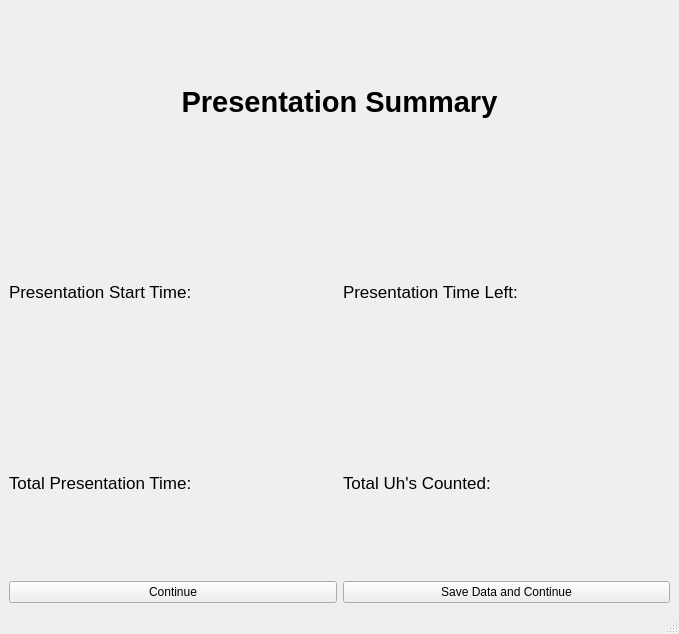
<?xml version="1.0" encoding="UTF-8"?>
<ui version="4.0">
 <class>MainWindow</class>
 <widget class="QMainWindow" name="MainWindow">
  <property name="geometry">
   <rect>
    <x>0</x>
    <y>0</y>
    <width>679</width>
    <height>634</height>
   </rect>
  </property>
  <property name="windowTitle">
   <string>MainWindow</string>
  </property>
  <widget class="QWidget" name="centralwidget">
   <layout class="QVBoxLayout" name="verticalLayout">
    <item>
     <layout class="QGridLayout" name="gridLayout">
      <item row="2" column="0">
       <widget class="QLabel" name="TotalPresentationTimeLabel">
        <property name="font">
         <font>
          <pointsize>13</pointsize>
         </font>
        </property>
        <property name="text">
         <string>Total Presentation Time:</string>
        </property>
       </widget>
      </item>
      <item row="3" column="0">
       <widget class="QPushButton" name="ContinueButton">
        <property name="text">
         <string>Continue</string>
        </property>
       </widget>
      </item>
      <item row="2" column="1">
       <widget class="QLabel" name="TotalUhCounterLabel">
        <property name="font">
         <font>
          <pointsize>13</pointsize>
         </font>
        </property>
        <property name="text">
         <string>Total Uh's Counted:</string>
        </property>
       </widget>
      </item>
      <item row="3" column="1">
       <widget class="QPushButton" name="SaveDataButton">
        <property name="text">
         <string>Save Data and Continue</string>
        </property>
       </widget>
      </item>
      <item row="1" column="0">
       <widget class="QLabel" name="PresentationStartTimeLabel">
        <property name="font">
         <font>
          <pointsize>13</pointsize>
         </font>
        </property>
        <property name="text">
         <string>Presentation Start Time:</string>
        </property>
       </widget>
      </item>
      <item row="1" column="1">
       <widget class="QLabel" name="PresentationTimeLeftLabel">
        <property name="font">
         <font>
          <pointsize>13</pointsize>
         </font>
        </property>
        <property name="text">
         <string>Presentation Time Left:</string>
        </property>
       </widget>
      </item>
      <item row="0" column="0" colspan="2">
       <widget class="QLabel" name="PresentationSummaryLabel">
        <property name="font">
         <font>
          <pointsize>22</pointsize>
          <weight>75</weight>
          <bold>true</bold>
         </font>
        </property>
        <property name="text">
         <string>Presentation Summary</string>
        </property>
        <property name="alignment">
         <set>Qt::AlignCenter</set>
        </property>
       </widget>
      </item>
     </layout>
    </item>
   </layout>
  </widget>
  <widget class="QMenuBar" name="menubar">
   <property name="geometry">
    <rect>
     <x>0</x>
     <y>0</y>
     <width>679</width>
     <height>29</height>
    </rect>
   </property>
  </widget>
  <widget class="QStatusBar" name="statusbar"/>
 </widget>
 <resources/>
 <connections/>
</ui>
